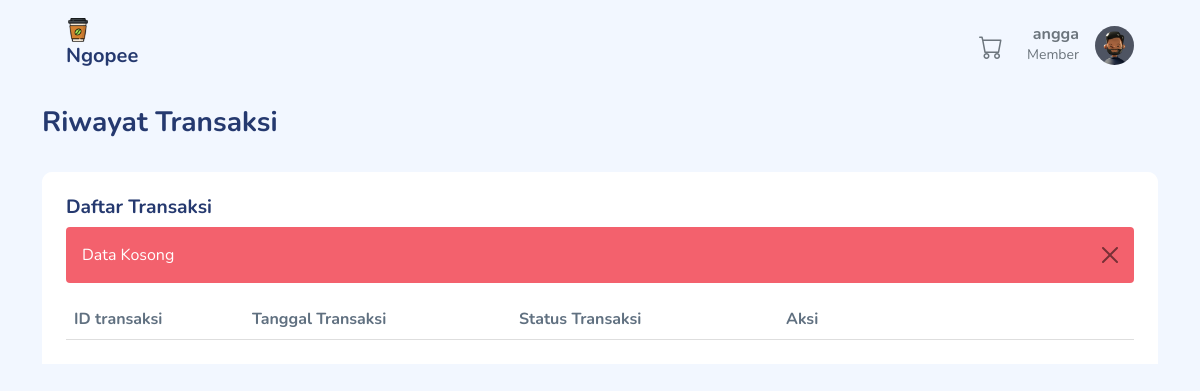
Page /index.php?page=pelanggan&aksi=riwayatTransaksi (signed in) on the earlier database version.
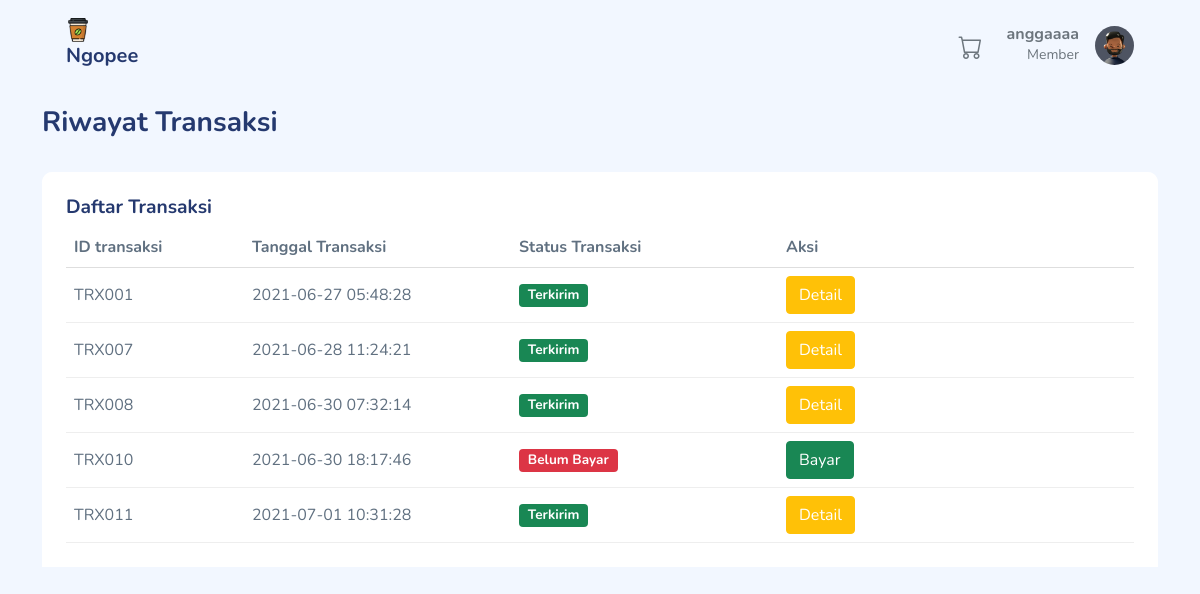
Same page on the later database version.
### tables this page shows
CREATE TABLE `transaksi` (
  `transaksi_id` char(6) NOT NULL,
  `pembeli_id` int(11) DEFAULT NULL,
  `kurir_id` int(11) DEFAULT NULL,
  `pembayaran_id` char(6) DEFAULT NULL,
  `admin_id` int(11) NOT NULL,
  `status_id` int(11) DEFAULT NULL,
  `transaksi_tgl` datetime DEFAULT NULL
);

### Controller/PelangganController.php (called while the page is built, shortened)
<?php
class PelangganController
{
    private $model;
    public function __construct()
    {
        $this->model = new PelangganModel();
    }
    public function riwayatTransaksi()
    {
        $id = $_SESSION['B']['user_id'];
        $data = $this->model->daftarTransaksi($id);
        extract($data);
        require_once("View/pelanggan/riwayat_transaksi.php");
    }
}

### Koneksi.php (called while the page is built)
<?php
function koneksi()
{
    $db_host = "localhost";
    $db_user = "root";
    $db_password = "";
    $db_database = "db_ngopee";
    try {
        return new mysqli($db_host,$db_user,$db_password,$db_database);
    } catch (exception $e) {
        echo "Terjadi kesalahan koneksi database";
    }
}

### Model/PelangganModel.php (called while the page is built, shortened)
<?php
class PelangganModel
{
    public function daftarTransaksi($id)
    {
        $sql = "SELECT * from transaksi t
                where pembeli_id = $id AND t.status_id > 0";
        $query = koneksi()->query($sql);
        $hasil = [];
        while ($data = $query->fetch_assoc()) {
            $hasil[] = $data;
        }
        return $hasil;
    }
}

### View/pelanggan/riwayat_transaksi.php (the view, shortened to what this page needs)
<!DOCTYPE html>
<html lang="en">
<head>
    <link rel="stylesheet" href="assets/css/bootstrap.css">
    <link rel="stylesheet" href="assets/vendors/bootstrap-icons/bootstrap-icons.css">
    <link rel="stylesheet" href="assets/css/app.css">
</head>
<body>
    <div class="container">
        <div class="page-heading">
            <h3>Riwayat Transaksi</h3>
        </div>
        <div class="page-content">
            <section class="section">
                <div class="row" id="table-hover-row">
                    <div class="col-12">
                        <div class="card">
                            <div class="card-header">
                                <h4 class="card-title">Daftar Transaksi </h4>
                                <div class="table-responsive">
                                    <table class="table table-hover mb-0">
                                        <thead>
                                            <tr>
                                                <th class="col-2">ID transaksi</th>
                                                <th class="col-3">Tanggal Transaksi</th>
                                                <th class="col-3">Status Transaksi</th>
                                                <th class="col-4">Aksi</th>
                                            </tr>
                                        </thead>
                                        <tbody>
                                            <?php if (!empty($data)) : ?>
                                                <?php foreach ($data as $row) : ?>
                                                    <tr>
                                                        <td class="text-bold-500"><?= $row['transaksi_id'] ?></td>
                                                        <td class="text-bold-500"><?= $row['transaksi_tgl'] ?></td>
                                                        <td><?php
                                                            if ($row['status_id'] == 1) { ?>
                                                                <span class="badge bg-danger">Belum Bayar</span>
                                                            <?php } else if ($row['status_id'] == 2) { ?>
                                                                <span class="badge bg-warning">Menunggu Konfirmasi</span>
                                                            <?php } else if ($row['status_id'] == 3) { ?>
                                                                <span class="badge bg-info">Menunggu pengiriman</span>
                                                            <?php } else if ($row['status_id'] == 4) { ?>
                                                                <span class="badge bg-success">Terkirim</span>
                                                            <?php } else if ($row['status_id'] == 5) { ?>
                                                                <span class="badge bg-dark">Dibatalkan Admin</span>
                                                            <?php } ?>
                                                        </td>
                                                        <td>
                                                            <?php if ($row['status_id'] == 1) : ?>
                                                                <a href="index.php?page=pelanggan&aksi=pembayaran&id=<?= $row['transaksi_id'] ?>" class="btn btn-success">Bayar</a>
                                                            <?php else : ?>
                                                                <a href="index.php?page=pelanggan&aksi=detailTransaksi&id=<?= $row['transaksi_id'] ?>" class="btn btn-warning">Detail</a>
                                                            <?php endif; ?>
                                                        </td>
                                                    </tr>
                                                <?php endforeach; ?>
                                            <?php else : ?>
                                                <div class="alert alert-danger alert-dismissible show fade">
                                                    Data Kosong
                                                    <button type="button" class="btn-close" data-bs-dismiss="alert" aria-label="Close"></button>
                                                </div>
                                            <?php endif; ?>
                                        </tbody>
                                    </table>
                                </div>
                            </div>
                        </div>
                    </div>
                </div>
            </section>
        </div>
    </div>
</body>
</html>

### View/menu/menu_pelanggan.php (shortened to what this page needs)
<!DOCTYPE html>
<html lang="en">
<head>
    <link rel="stylesheet" href="assets/css/bootstrap.css">
    <link rel="stylesheet" href="assets/vendors/perfect-scrollbar/perfect-scrollbar.css">
    <link rel="stylesheet" href="https://cdn.jsdelivr.net/npm/bootstrap-icons@1.3.0/font/bootstrap-icons.css">
    <link rel="stylesheet" href="assets/vendors/fontawesome/all.min.css">
    <link rel="stylesheet" href="assets/css/app.css">
</head>
<body>
    <div id="app">
        <div class="container">
            <header class='mb-3'>
                <nav class="navbar navbar-expand navbar-light ">
                    <a class="navbar-brand" href="index.php?page=pelanggan&aksi=view">
                        <img src="assets/images/logo/icon.png">
                        <h5>Ngopee</h5>
                    </a>
                    <div class="collapse navbar-collapse" id="navbarSupportedContent">
                        <ul class="navbar-nav ms-auto mb-2 mb-lg-0">
                            <li class="nav-item dropdown me-3">
                                <a class="nav-link active" href="index.php?page=pelanggan&aksi=keranjang" data-bs-toggle="#" aria-expanded="false">
                                    <i class='bi bi-cart bi-sub fs-4 text-gray-600'></i>
                                </a>
                            </li>
                        </ul>
                        <div class="dropdown">
                            <a href="#" data-bs-toggle="dropdown" aria-expanded="false">
                                <div class="user-menu d-flex">
                                    <div class="user-name text-end me-3">
                                        <h6 class="mb-0 text-gray-600"><?= $_SESSION['B']['user_nama'] ?></h6>
                                        <p class="mb-0 text-sm text-gray-600">Member</p>
                                    </div>
                                    <div class="user-img d-flex align-items-center">
                                        <div class="avatar avatar-md">
                                            <img src="assets/images/faces/1.jpg">
                                        </div>
                                    </div>
                                </div>
                            </a>
                        </div>
                    </div>
                </nav>
            </header>
        </div>
    </div>
</body>
</html>

### index.php (shortened to what this page needs)
<?php
require_once "Koneksi.php";
require_once "Model/AdminModel.php";
require_once "Model/PelangganModel.php";
require_once "Controller/PelangganController.php";
if (isset($_GET['page']) && isset($_GET['aksi'])) {
    $page = $_GET['page'];
    $aksi = $_GET['aksi'];
    if ($page == "auth") {
        $auth = new AuthController();
        if ($aksi == 'view') {
            $auth->index();
        } else if ($aksi == 'loginadmin') {
            $auth->loginadmin();
        } elseif ($aksi == 'registerPelanggan') {
            $auth->registerPelanggan();
        } else if ($aksi == 'authAdmin') {
            $auth->authAdmin();
        } else if ($aksi == 'authPelanggan') {
            $auth->authPelanggan();
        } else if ($aksi == 'logout') {
            $auth->logout();
        } else if ($aksi == 'storePelanggan') {
            $auth->storePelanggan();
        } else {
            require_once "View/menu/error-404.php";
        }
    } else if ($page == "pelanggan") {
        $pelanggan = new PelangganController();
        require_once "View/menu/menu_pelanggan.php";
        if ($_SESSION['role'] == 'B') {
            if ($aksi == 'view') {
                $pelanggan->index();
            } else if ($aksi == 'getKopiByid') {
                $pelanggan->getDataKopiById();
            } else if ($aksi == 'editProfil') {
                $pelanggan->edit();
            } else if ($aksi == 'updateProfil') {
                $pelanggan->update();
            } else if ($aksi == 'akunBank') {
                $pelanggan->akunBank();
            } else if ($aksi == 'tambahAkunBank') {
                $pelanggan->storeAkunBank();
            } else if ($aksi == 'hapusAkunBank') {
                $pelanggan->DeleteAkunBank();
            } else if ($aksi == 'keranjang') {
                $pelanggan->keranjang();
            } else if ($aksi == 'tambahKeranjang') {
                $pelanggan->inputKeranjang();
            } else if ($aksi == 'hapusKeranjang') {
                $pelanggan->deleteKeranjang();
            } else if ($aksi == 'simpanTransaksi') {
                $pelanggan->simpanTransaksi();
            } else if ($aksi == 'riwayatTransaksi') {
                $pelanggan->riwayatTransaksi();
            } else if ($aksi == 'detailTransaksi') {
                $pelanggan->detailRiwayatTransaksi();
            } else if ($aksi == 'pembayaran') {
                $pelanggan->pembayaran();
            } else if ($aksi == 'storePembayaran') {
                $pelanggan->storePembayaran();
            } else {
                require_once "View/menu/error-404.php";
            }
        } else {
            header("location: index.php?page=auth&aksi=view");
        }
    }
} else {
    header("location: index.php?page=auth&aksi=view");
}

### assets/css/app.css (style rules this page uses)
.avatar { display:inline-flex;border-radius:50%;text-align:center;vertical-align:middle;position:relative }
.avatar img { width:32px;height:32px;border-radius:50% }
.avatar.avatar-md .avatar-content,.avatar.avatar-md img { width:32px;height:32px;font-size:.8rem }
.btn.btn-danger,.btn.btn-info,.btn.btn-primary,.btn.btn-secondary,.btn.btn-success,.btn.btn-warning { color:#fff }
.card { margin-bottom:2.2rem;border:none }
.card .card-header { border:none }
.card .card-header h4 { font-size:1.2rem;font-weight:700 }
.card .card-title { font-size:1.2rem }
.navbar { height:90px;padding:1.5rem }
.navbar .navbar-brand img { height:1.5rem }
.navbar .user-menu img { width:39px;height:39px }
.dataTable-table td,.dataTable-table thead th,.table td,.table thead th { vertical-align:middle }
.dataTable-table:not(.table-borderless) thead th,.table:not(.table-borderless) thead th { border-bottom:1px solid #dedede!important }
.bi { width:1rem;height:1rem }
.bi.bi-sub:before { vertical-align:sub }
.page-heading { margin:0 0 2rem }
.page-heading h3 { font-weight:700 }
a { text-decoration:none }
.text-sm { font-size:.875rem }
.text-gray-600 { color:#6c757d!important }
.alert { border:none }
.alert-danger { background-color:#f3616d;color:#fff }

Differences in the rows shown:
added transaksi: transaksi_id "TRX001", transaksi_tgl "2021-06-27 05:48:28", shows "Terkirim"
added transaksi: transaksi_id "TRX007", transaksi_tgl "2021-06-28 11:24:21", shows "Terkirim"
added transaksi: transaksi_id "TRX008", transaksi_tgl "2021-06-30 07:32:14", shows "Terkirim"
added transaksi: transaksi_id "TRX010", transaksi_tgl "2021-06-30 18:17:46", shows "Belum Bayar"
added transaksi: transaksi_id "TRX011", transaksi_tgl "2021-07-01 10:31:28", shows "Terkirim"
Other differences:
$_SESSION['B']['user_nama']: "angga" → "anggaaaa"
text no longer shown: "Data Kosong"
